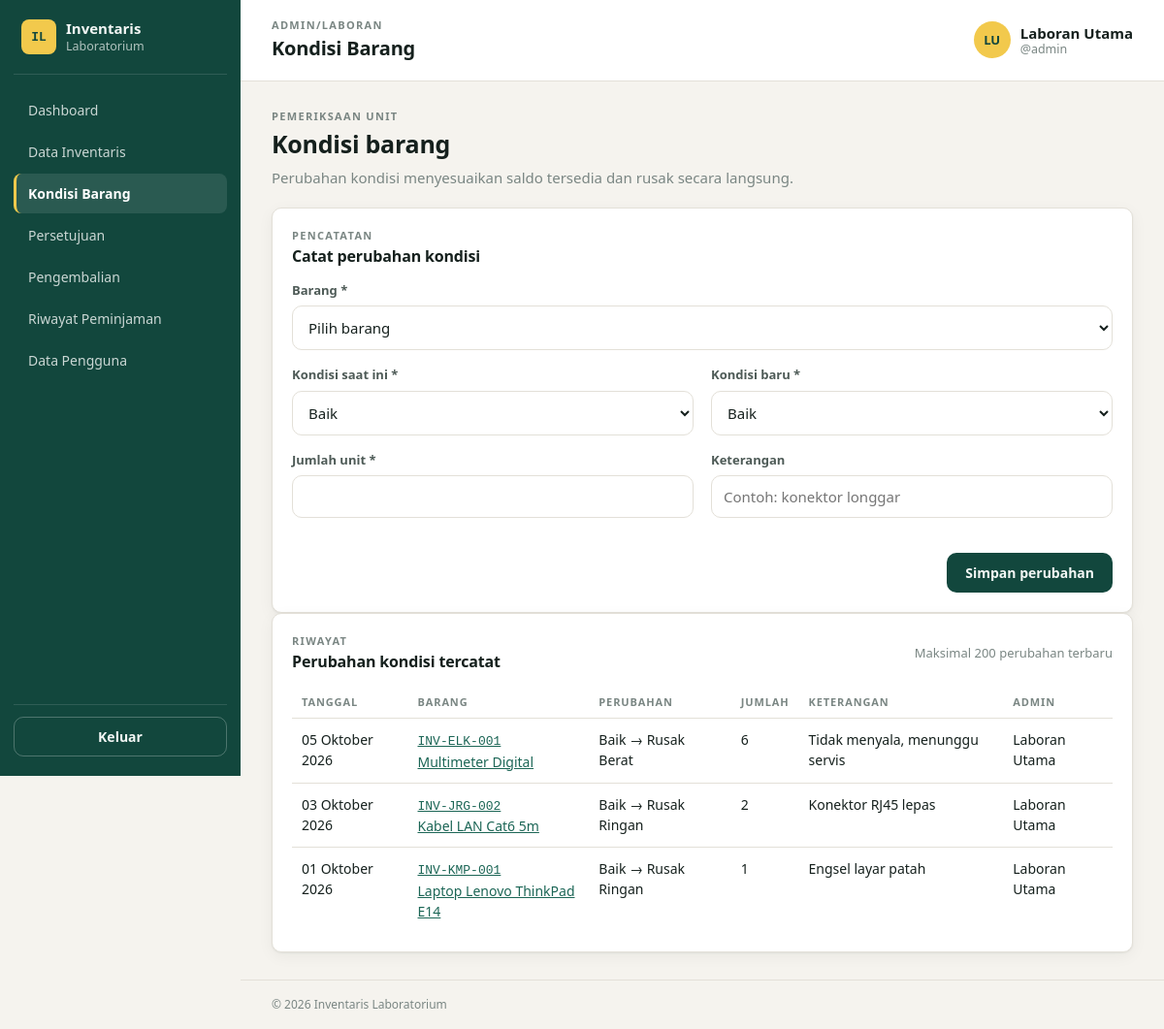
Page /modules/kondisi/index.php (signed in) on the committed database.
### tables this page shows
CREATE TABLE users (
  id            INT UNSIGNED AUTO_INCREMENT PRIMARY KEY,
  full_name     VARCHAR(100) NOT NULL,
  username      VARCHAR(50)  NOT NULL,
  password_hash VARCHAR(255) NOT NULL,              
  role          ENUM('admin','peminjam') NOT NULL DEFAULT 'peminjam',
  identity_no   VARCHAR(30)  NULL,                  
  user_type     ENUM('laboran','mahasiswa','dosen') NOT NULL DEFAULT 'mahasiswa',
  is_active     TINYINT(1)   NOT NULL DEFAULT 1,    
  created_at    DATETIME     NOT NULL DEFAULT CURRENT_TIMESTAMP,
  updated_at    DATETIME     NOT NULL DEFAULT CURRENT_TIMESTAMP ON UPDATE CURRENT_TIMESTAMP,
  CONSTRAINT uq_users_username UNIQUE (username)
);

CREATE TABLE condition_histories (
  id             INT UNSIGNED AUTO_INCREMENT PRIMARY KEY,
  inventory_id   INT UNSIGNED NOT NULL,
  from_condition ENUM('baik','rusak_ringan','rusak_berat') NOT NULL,
  to_condition   ENUM('baik','rusak_ringan','rusak_berat') NOT NULL,
  qty            INT UNSIGNED NOT NULL,
  notes          VARCHAR(255) NULL,
  source         ENUM('manual','pengembalian') NOT NULL DEFAULT 'manual',
  recorded_by    INT UNSIGNED NOT NULL,
  created_at     DATETIME NOT NULL DEFAULT CURRENT_TIMESTAMP,
  CONSTRAINT fk_condhist_inventory FOREIGN KEY (inventory_id)
    REFERENCES inventories(id) ON UPDATE CASCADE ON DELETE RESTRICT,
  CONSTRAINT fk_condhist_user FOREIGN KEY (recorded_by)
    REFERENCES users(id) ON UPDATE CASCADE ON DELETE RESTRICT,
  CONSTRAINT chk_condhist_qty CHECK (qty >= 1)
);

CREATE TABLE inventories (
  id              INT UNSIGNED AUTO_INCREMENT PRIMARY KEY,
  code            VARCHAR(30)  NOT NULL,
  name            VARCHAR(150) NOT NULL,
  category_id     INT UNSIGNED NOT NULL,
  location        VARCHAR(100) NOT NULL,
  description     TEXT NULL,
  qty_total       INT UNSIGNED NOT NULL DEFAULT 0,
  qty_available   INT UNSIGNED NOT NULL DEFAULT 0,
  qty_borrowed    INT UNSIGNED NOT NULL DEFAULT 0,
  qty_damaged     INT UNSIGNED NOT NULL DEFAULT 0,  
  qty_damaged_light INT UNSIGNED NOT NULL DEFAULT 0,
  qty_damaged_heavy INT UNSIGNED NOT NULL DEFAULT 0,
  is_active       TINYINT(1)   NOT NULL DEFAULT 1,  
  created_at      DATETIME     NOT NULL DEFAULT CURRENT_TIMESTAMP,
  updated_at      DATETIME     NOT NULL DEFAULT CURRENT_TIMESTAMP ON UPDATE CURRENT_TIMESTAMP,
  CONSTRAINT uq_inventories_code UNIQUE (code),
  CONSTRAINT fk_inventories_category FOREIGN KEY (category_id)
    REFERENCES categories(id) ON UPDATE CASCADE ON DELETE RESTRICT,
  CONSTRAINT chk_inventories_balance
    CHECK (qty_total = qty_available + qty_borrowed + qty_damaged),
  CONSTRAINT chk_inventories_damage_split
    CHECK (qty_damaged = qty_damaged_light + qty_damaged_heavy)
);

### includes/helpers.php (called while the page is built, shortened)
<?php
require_once __DIR__ . '/../config/database.php';
function e($value): string
{
    return htmlspecialchars((string)$value, ENT_QUOTES, 'UTF-8');
}
function url(string $path = ''): string
{
    return BASE_URL . '/' . ltrim($path, '/');
}
if (!function_exists('format_date')) {
    function format_date(?string $date): string
    {
        $dateStr = trim((string)$date);
        $timestamp = strtotime($dateStr);
        $bulanIndo = [
            1  => 'Januari',
            2  => 'Februari',
            3  => 'Maret',
            4  => 'April',
            5  => 'Mei',
            6  => 'Juni',
            7  => 'Juli',
            8  => 'Agustus',
            9  => 'September',
            10 => 'Oktober',
            11 => 'November',
            12 => 'Desember'
        ];
        $day   = date('d', $timestamp);
        $month = (int)date('n', $timestamp);
        $year  = date('Y', $timestamp);
        $monthName = $bulanIndo[$month] ?? date('F', $timestamp);
        return sprintf('%s %s %s', $day, $monthName, $year);
    }
}

### auth/session.php (called while the page is built, shortened)
<?php
require_once __DIR__ . '/../includes/helpers.php';
function current_user(): ?array
{
    return $_SESSION['user'] ?? null;
}
function require_login(): array
{
    $user = current_user();
    $expired = isset($_SESSION['last_activity']) && time() - $_SESSION['last_activity'] > SESSION_TIMEOUT;
    if ($user && !$expired) {
        $stmt = db()->prepare('SELECT role, is_active FROM users WHERE id = ?');
        $stmt->execute([$user['id']]);
        $row = $stmt->fetch();
        if ($row && (int)$row['is_active'] === 1) {
            return $_SESSION['user'];
        }
    }
}
function require_role(string $role): array
{
    $user = require_login();
    return $user;
}

### config/database.php (called while the page is built, shortened)
<?php
function db(): PDO
{
    static $pdo = null;
    if ($pdo === null) {
        $dsn = sprintf('mysql:host=%s;port=%s;dbname=%s;charset=%s', DB_HOST, DB_PORT, DB_NAME, DB_CHARSET);
        try {
            $pdo = new PDO($dsn, DB_USER, DB_PASS, [
                PDO::ATTR_ERRMODE            => PDO::ERRMODE_EXCEPTION,
                PDO::ATTR_DEFAULT_FETCH_MODE => PDO::FETCH_ASSOC,
                PDO::ATTR_EMULATE_PREPARES   => false,
            ]);
        } catch (PDOException $e) {
            http_response_code(500);
            exit('Koneksi database gagal. Periksa config/config.php dan pastikan MySQL XAMPP aktif.');
        }
    }
    return $pdo;
}

### modules/kondisi/index.php (the view, shortened to what this page needs)
<?php
require_once __DIR__ . '/../../auth/session.php';
require_once __DIR__ . '/../../includes/helpers.php';
$user = require_role('admin');
$pdo = db();
$sql = 'SELECT h.*, i.code, i.name, u.full_name FROM condition_histories h JOIN inventories i ON i.id=h.inventory_id JOIN users u ON u.id=h.recorded_by';
$params = [];
$sql .= ' ORDER BY h.created_at DESC, h.id DESC LIMIT 200';
$stmt = $pdo->prepare($sql); $stmt->execute($params); $history = $stmt->fetchAll();
$labels = ['baik'=>'Baik','rusak_ringan'=>'Rusak Ringan','rusak_berat'=>'Rusak Berat'];
$pageTitle = 'Kondisi Barang'; $activeMenu = 'kondisi'; require __DIR__ . '/../../layouts/header.php';
?>
<section class="page-heading"><div><p class="eyebrow">Pemeriksaan unit</p><h2>Kondisi barang</h2><p class="muted">Perubahan kondisi menyesuaikan saldo tersedia dan rusak secara langsung.</p></div></section>
<section class="card form-card"><div class="card-head"><div><p class="eyebrow">Pencatatan</p><h3>Catat perubahan kondisi</h3></div></div>
<form method="post" action="<?= e(url('modules/kondisi/action.php')) ?>"><?= csrf_field() ?><div class="form-grid">
<label class="field field-wide"><span>Barang *</span><select name="inventory_id" required><option value="">Pilih barang</option></select></label>
<label class="field"><span>Kondisi saat ini *</span><select name="from_condition" required><?php foreach ($labels as $value=>$label): ?><option value="<?= e($value) ?>"><?= e($label) ?></option><?php endforeach; ?></select></label><label class="field"><span>Kondisi baru *</span><select name="to_condition" required><?php foreach ($labels as $value=>$label): ?><option value="<?= e($value) ?>"><?= e($label) ?></option><?php endforeach; ?></select></label>
<label class="field"><span>Jumlah unit *</span><input type="number" name="qty" min="1" step="1" required></label><label class="field"><span>Keterangan</span><input name="notes" maxlength="255" placeholder="Contoh: konektor longgar"></label></div><div class="form-actions"><button class="btn" type="submit">Simpan perubahan</button></div></form></section>
<section class="card"><div class="card-head"><div><p class="eyebrow">Riwayat</p><h3>Perubahan kondisi tercatat</h3></div><span class="muted small">Maksimal 200 perubahan terbaru</span></div><div class="table-wrap"><table class="table"><thead><tr><th>Tanggal</th><th>Barang</th><th>Perubahan</th><th>Jumlah</th><th>Keterangan</th><th>Admin</th></tr></thead><tbody><?php foreach ($history as $entry): ?><tr><td><?= e(format_date($entry['created_at'])) ?></td><td><a href="<?= e(url('modules/inventaris/detail.php?id=' . (int)$entry['inventory_id'])) ?>"><span class="mono"><?= e($entry['code']) ?></span><br><?= e($entry['name']) ?></a></td><td><?= e($labels[$entry['from_condition']] ?? $entry['from_condition']) ?> → <?= e($labels[$entry['to_condition']] ?? $entry['to_condition']) ?></td><td><?= (int)$entry['qty'] ?></td><td><?= e($entry['notes'] ?: '—') ?></td><td><?= e($entry['full_name']) ?></td></tr><?php endforeach; ?><?php if (!$history): ?><tr><td colspan="6" class="empty">Belum ada riwayat perubahan kondisi.</td></tr><?php endif; ?></tbody></table></div></section>
<?php require __DIR__ . '/../../layouts/footer.php'; ?>

### layouts/header.php (shortened to what this page needs)
<?php
$pageTitle  = $pageTitle  ?? 'Dashboard';
$roleLabel  = $user['role'] === 'admin' ? 'Admin/Laboran' : ucfirst($user['user_type']);
$initials   = strtoupper(implode('', array_map(fn($w) => $w[0] ?? '', array_slice(explode(' ', preg_replace('/^(Dr\.|Prof\.)\s*/', '', $user['full_name'])), 0, 2))));
?>
<!DOCTYPE html>
<html lang="id">
<head>
  <link rel="stylesheet" href="<?= e(url('assets/css/style.css')) ?>">
</head>
<body>
<div class="app">
  <?php require __DIR__ . '/sidebar.php'; ?>
  <div class="main">
    <header class="topbar">
      <div class="topbar-title">
        <p class="eyebrow"><?= e($roleLabel) ?></p>
        <h1><?= e($pageTitle) ?></h1>
      </div>
      <div class="topbar-user">
        <span class="avatar"><?= e($initials) ?></span>
        <span class="user-meta">
          <strong><?= e($user['full_name']) ?></strong>
          <small>@<?= e($user['username']) ?></small>
        </span>
      </div>
    </header>
    <main class="content">

### assets/css/style.css (style rules this page uses)
:root { --ink: #15201d; --ink-soft: #4d5a56; --muted: #7a8683; --paper: #f5f3ee; --surface: #ffffff; --line: #e3e0d8; --primary: #12473d; --primary-2: #1c6656; --primary-ink: #f3f7f5; --tag: #f2c94c; --success: #1f7a4a; --success-bg: #e4f3ea; --info: #1f5f8b; --info-bg: #e3eef7; --warning: #8a6100; --warning-bg: #fbf0d2; --danger: #a8322a; --danger-bg: #f8e3e1; --radius: 10px; --shadow: 0 1px 2px rgba(21,32,29,.06), 0 4px 16px rgba(21,32,29,.05); --font: "Segoe UI", "Helvetica Neue", Arial, sans-serif; --mono: "Cascadia Mono", "Consolas", "SFMono-Regular", monospace; }
* { box-sizing: border-box; }
html, body { margin: 0; }
body { font-family: var(--font); background: var(--paper); color: var(--ink); font-size: 15px; line-height: 1.5; }
a { color: var(--primary-2); }
h1, h2, h3 { margin: 0; letter-spacing: -.01em; }
.muted { color: var(--muted); }
.small { font-size: 13px; }
.mono { font-family: var(--mono); font-size: 13px; }
.eyebrow { margin: 0; font-size: 11px; font-weight: 700; letter-spacing: .12em; text-transform: uppercase; color: var(--muted); }
.btn { display: inline-flex; align-items: center; justify-content: center; gap: 6px; padding: 10px 18px; border: 1px solid transparent; border-radius: var(--radius); background: var(--primary); color: var(--primary-ink); font: 600 14px var(--font); cursor: pointer; text-decoration: none; transition: background .15s; }
.field { display: block; margin-bottom: 16px; }
.field > span { display: block; font-size: 13px; font-weight: 600; margin-bottom: 6px; color: var(--ink-soft); }
.field input { width: 100%; padding: 11px 12px; border: 1px solid var(--line); border-radius: var(--radius); font: 15px var(--font); background: #fff; color: var(--ink); }
.app { display: flex; min-height: 100vh; }
.main { flex: 1; min-width: 0; display: flex; flex-direction: column; }
.topbar { display: flex; align-items: center; gap: 16px; padding: 18px 32px; background: var(--surface); border-bottom: 1px solid var(--line); }
.topbar-title { flex: 1; }
.topbar-title h1 { font-size: 20px; }
.topbar-user { display: flex; align-items: center; gap: 10px; }
.avatar { width: 38px; height: 38px; border-radius: 50%; background: var(--tag); color: var(--primary); display: grid; place-items: center; font-weight: 800; font-size: 13px; }
.user-meta { display: grid; line-height: 1.2; }
.user-meta small { color: var(--muted); }
.content { padding: 28px 32px; flex: 1; }
.card { background: var(--surface); border: 1px solid var(--line); border-radius: var(--radius); padding: 20px; box-shadow: var(--shadow); }
.card-head { display: flex; justify-content: space-between; align-items: center; margin-bottom: 14px; }
.card-head h3 { font-size: 16px; }
.table-wrap { overflow-x: auto; }
.table { width: 100%; border-collapse: collapse; font-size: 14px; }
.table th { text-align: left; font-size: 11px; text-transform: uppercase; letter-spacing: .08em; color: var(--muted); padding: 8px 10px; border-bottom: 1px solid var(--line); }
.table td { padding: 11px 10px; border-bottom: 1px solid var(--line); vertical-align: top; }
.table tr:last-child td { border-bottom: 0; }
.page-heading { display:flex; justify-content:space-between; align-items:flex-end; gap:16px; flex-wrap:wrap; margin-bottom:20px; }
.page-heading h2 { font-size:25px; margin:2px 0 4px; }
.page-heading .muted { margin:0; }
.filter-actions, .form-actions { display:flex; align-items:center; gap:8px; flex-wrap:wrap; }
.field select, .field textarea, .category-inline input { width:100%; padding:11px 12px; border:1px solid var(--line); border-radius:var(--radius); font:15px var(--font); background:var(--surface); color:var(--ink); }
.form-card { max-width:900px; }
.form-grid { display:grid; grid-template-columns:repeat(2,minmax(0,1fr)); gap:0 18px; }
.field-wide, .detail-wide { grid-column:1/-1; }
.form-actions { justify-content:flex-end; margin-top:20px; }

### rows in the picture
users: role "ADMIN/LABORAN", role "LU", role "Laboran Utama", role "admin"
condition_histories: created_at "05 Oktober 2026", inventory.code "INV-ELK-001", inventory.name "Multimeter Digital", from_condition "Baik", to_condition "Rusak Berat", qty "6", notes "Tidak menyala, menunggu servis", recorded_by.full_name "Laboran Utama"
condition_histories: created_at "03 Oktober 2026", inventory.code "INV-JRG-002", inventory.name "Kabel LAN Cat6 5m", from_condition "Baik", to_condition "Rusak Ringan", qty "2", notes "Konektor RJ45 lepas", recorded_by.full_name "Laboran Utama"
condition_histories: created_at "01 Oktober 2026", inventory.code "INV-KMP-001", inventory.name "Laptop Lenovo ThinkPad E14", from_condition "Baik", to_condition "Rusak Ringan", qty "1", notes "Engsel layar patah", recorded_by.full_name "Laboran Utama"

### other values in the picture
$m['label'] "Dashboard"
$m['label'] "Data Inventaris"
$m['label'] "Kondisi Barang"
$m['label'] "Persetujuan"
$m['label'] "Pengembalian"
$m['label'] "Riwayat Peminjaman"
$m['label'] "Data Pengguna"
$pageTitle "Kondisi Barang"
APP_NAME "Inventaris Laboratorium"
form field from_condition "Baik"
form field to_condition "Baik"
